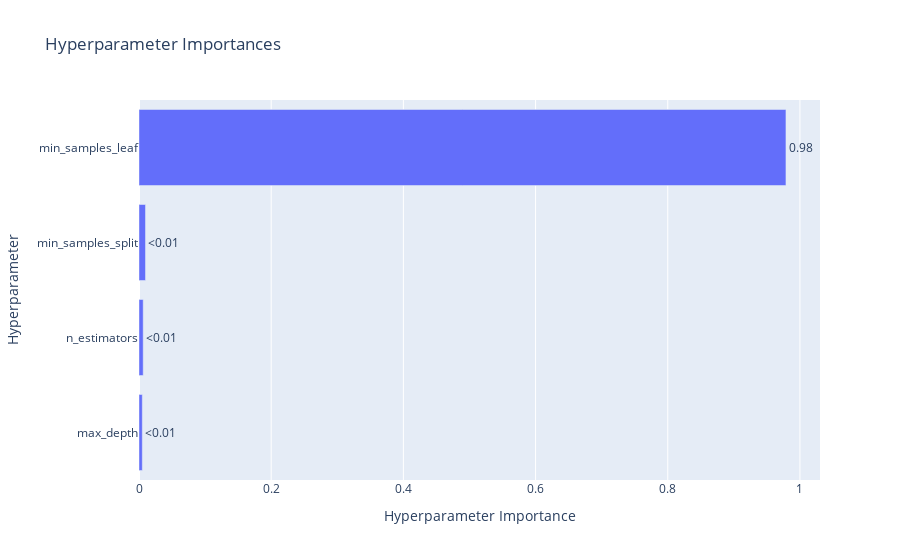

Here is the notebook cell this chart was saved with:
### Code cell
# Visualize the parameter importance
optuna.visualization.plot_param_importances(study).show()

### Figure 1 — Plotly figure (JSON) as saved in the notebook; plotly's stock layout.template omitted (floating-point values rounded to 4 significant figures)
{"data": [{"cliponaxis": false, "hovertemplate": ["max_depth (IntDistribution): 0.004989877810611983<extra></extra>", "n_estimators (IntDistribution): 0.006355467246662605<extra></extra>", "min_samples_split (IntDistribution): 0.009826532504241625<extra></extra>", "min_samples_leaf (IntDistribution): 0.9788281224384837<extra></extra>"], "name": "Objective Value", "orientation": "h", "text": ["<0.01", "<0.01", "<0.01", "0.98"], "textposition": "outside", "type": "bar", "x": [0.00499, 0.006355, 0.009827, 0.9788], "y": ["max_depth", "n_estimators", "min_samples_split", "min_samples_leaf"]}], "layout": {"title": {"text": "Hyperparameter Importances"}, "xaxis": {"title": {"text": "Hyperparameter Importance"}}, "yaxis": {"title": {"text": "Hyperparameter"}}}}
